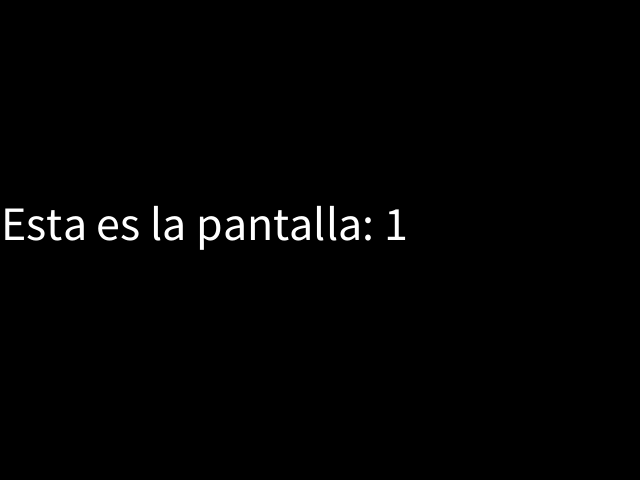
Frame 1 (no input)
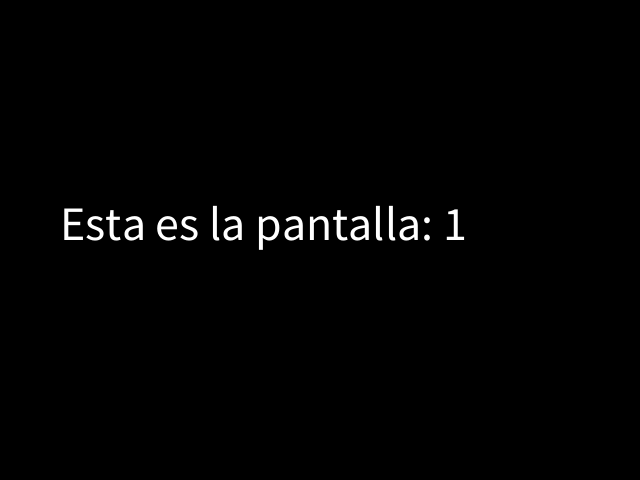
Frame 60 (the mouse pressed at the canvas centre just before this capture)
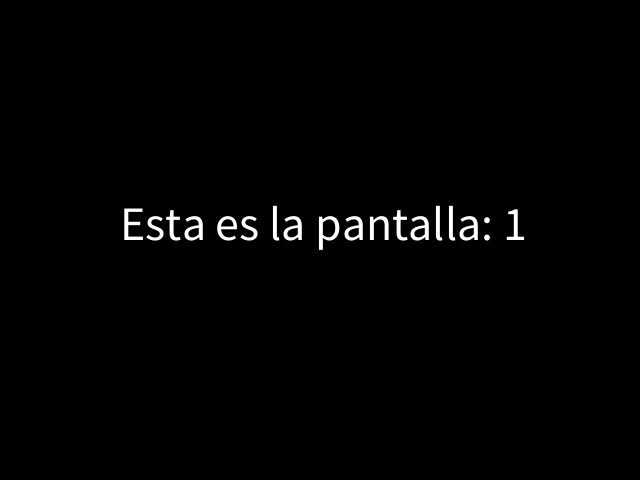
Frame 120 (the mouse held since frame 60 and released just before this capture)

The Processing sketch that drew these frames (run headless with seeded random() and noise(); from frame 60 on, the mouse is pressed at the canvas centre):

// Processing sketch: animacionDeTextos
// ── animacionDeTextos.pde
int animacion, pantalla, limiteDeAnimacion, opacidad, tamTexto;
String texto1;
void setup() {
  animacion= 0;
  //USAMOS ESTA VARIABLE
  //PARA LIMITAR DESDE EL SETUP
  //CUANTO VA A DURAR LA ANIMACION
  limiteDeAnimacion= 300;
  //DEFINIMOS LA VARIABLE OPACIDAD
  //PORQUE NO NECESITAMOS
  //QUE VALGA MAS DE 255
  opacidad = 0;
  pantalla=1;
  tamTexto= 48;
  size(640, 480);
  textSize(tamTexto);
  //GUARDAMOS NUESTRO TEXTO
  //EN UNA VARIABLE TIPO STRING
  //PODEMOS USAR LA CANTIDAD QUE QUERRAMOS
  texto1 = "Esta es la pantalla: ";
}

void draw() {
  background(0);
  animacion++;

  if (animacion > 300) {
    animacion = 0;
    pantalla++;
    if (pantalla > 4) {
      pantalla = 1;
    }
  }

  if (pantalla == 1) {
    text(texto1+ pantalla, animacion, height/2);
  }

  if (pantalla == 2) {
    text(texto1+ pantalla, 50, animacion);
  }

  if (pantalla == 3) {
    //AQUI UTILIZAMOS
    //LA VARIABLE opacidad

    if (animacion < 255) {
      opacidad = animacion;
    }
    fill(255, opacidad);
    text(texto1+ pantalla, 50, height/2);
  }

  if (pantalla == 4) {
    //AQUI UTILIZAMOS
    //LA VARIABLE tamTexto
    //que hace referencia
    //al tamaño del texto
    if (animacion < 150) {
      if (tamTexto < 72) {
        tamTexto++;
      }
    } else {
      if (tamTexto > 48) {
        tamTexto--;
      }
    }
    textSize(tamTexto);

    fill(255, opacidad);
    text(texto1+ pantalla, 5, height/2);
  }
}
